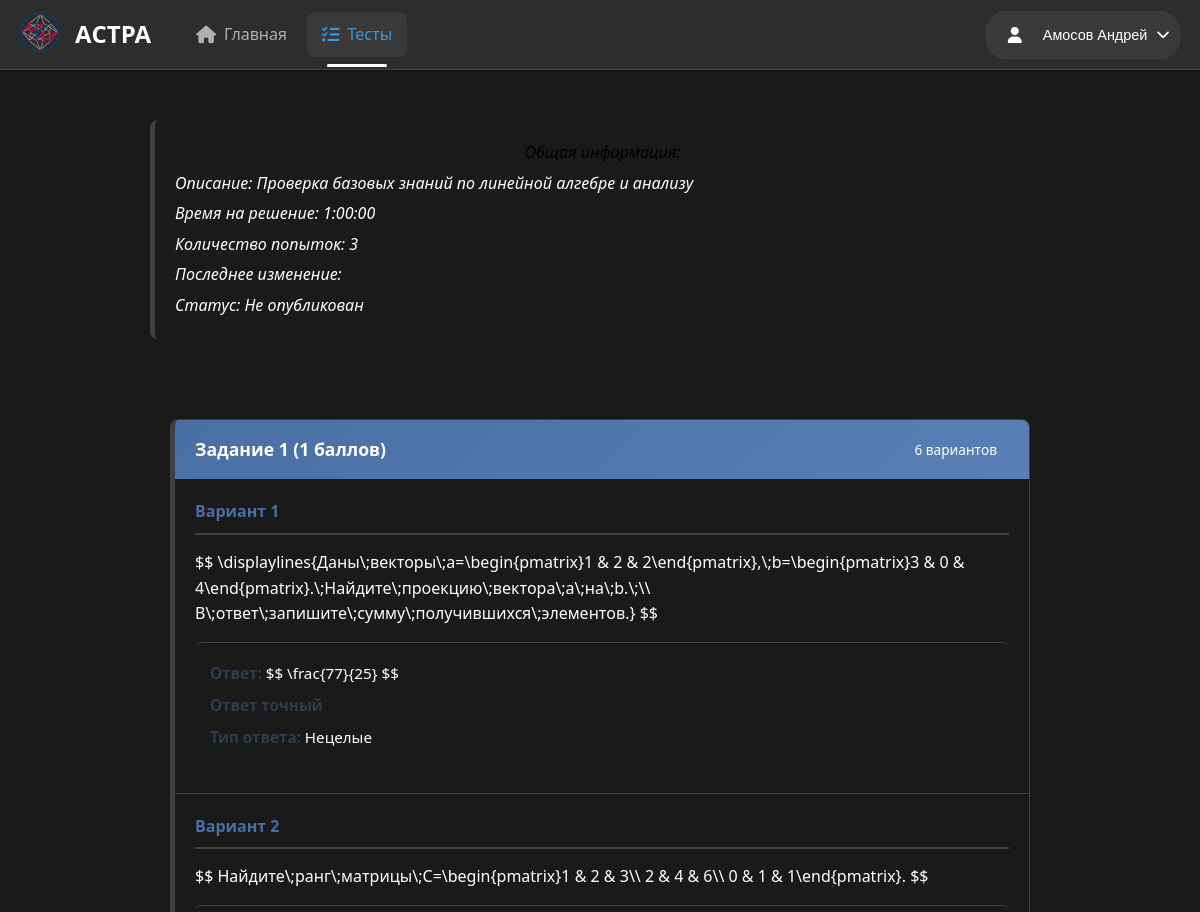
Page /TestsCreate/listTests/matematika-1-kurs-bazovyi-test/ (signed in, upper part) on the earlier database version.
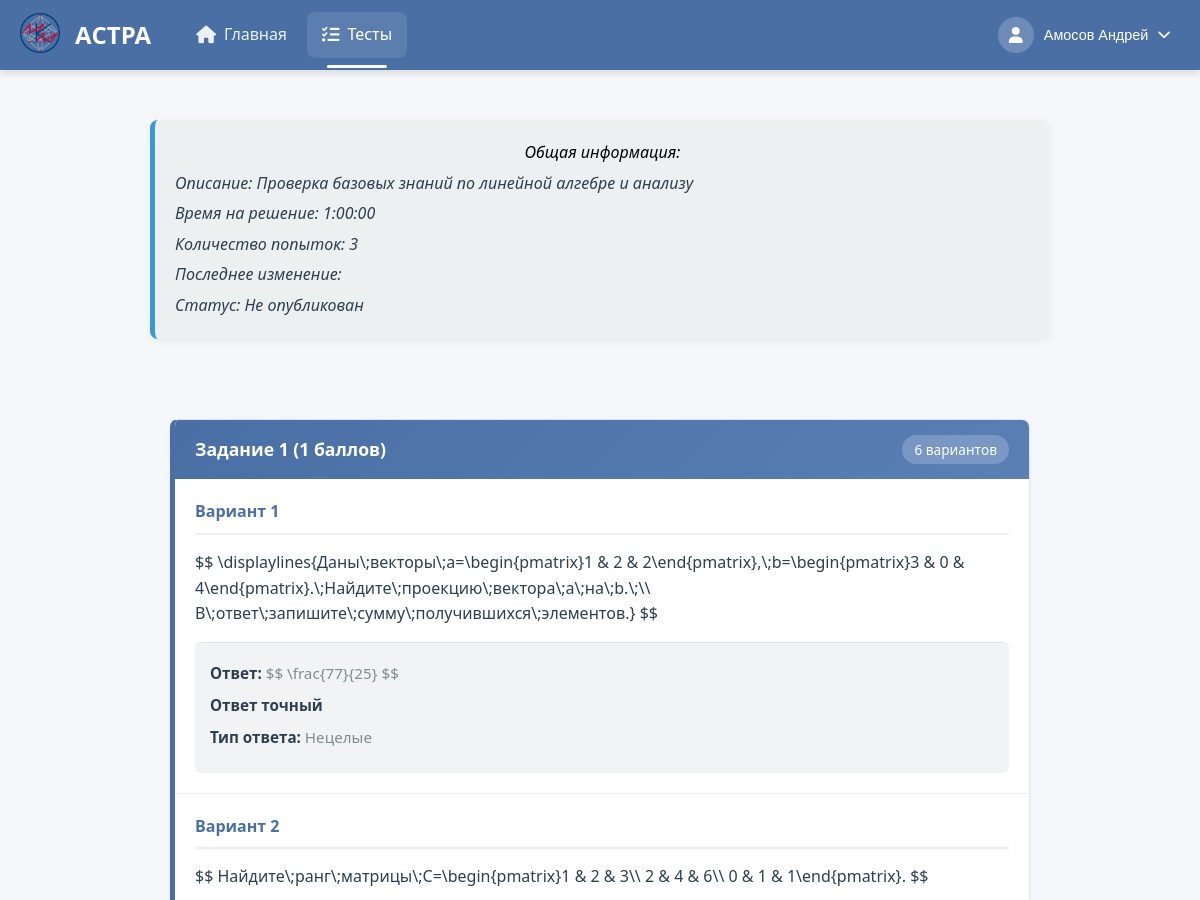
Same page on the later database version.
### create_tests/models.py (models this page shows, shortened)
class AboutTest(models.Model):
    RESULT_DISPLAY_CHOICES = [
        ('only_score', 'Только баллы'),
        ('show_correct', 'Показывать правильные ответы'),
    ]
    objects = None
    name_tests = models.CharField(max_length=255, blank=False)  # Название теста
    creator = models.ForeignKey(TeacherData, on_delete=models.PROTECT, null=True, blank=True,
                                related_name='created_tests')  # Создатель теста
    time_to_solution = models.DurationField(default=timedelta(hours=1, minutes=30))
    name_slug_tests = models.SlugField(max_length=255, unique=True, db_index=True, verbose_name="URL")  # Слаг имени
    num_of_attempts = models.IntegerField(blank=True, default=1)  # Количество попыток для решения
    type_of_result = models.IntegerField(blank=True, default=1)  # Тип возвращаемого результата
    description = models.CharField(max_length=150, default="", blank=True)
    is_published = models.IntegerField(default=0)
    is_done = models.IntegerField(default=1)
    is_draft = models.BooleanField(default=False)
    result_display_mode = models.CharField(max_length=20, choices=RESULT_DISPLAY_CHOICES, default='only_score')  # Режим отображения результатов
    subj = models.ForeignKey(Subjects,
                             on_delete=models.PROTECT,
                             default=1)
    expressions = models.ManyToManyField(AboutExpressions)
    task_groups = models.ManyToManyField(TaskGroup, blank=True)  # Новые группы заданий

class TypeAnswer(models.Model):
    TYPE_CHOICES = [
        (1, "Целые"),
        (2, "Нецелые"),
        (3, "Строки"),
        (4, "Матрицы"),
    ]
    type_code = models.IntegerField(choices=TYPE_CHOICES, unique=True)
    name = models.CharField(max_length=50)

class AboutExpressions(models.Model):
    number = models.IntegerField(max_length=20, default=0)
    block_expression_num = models.IntegerField(max_length=50, default=0)
    user_expression = models.CharField(max_length=100, blank=False)
    user_ans = models.CharField(max_length=150, blank=False)
    true_ans = models.CharField(max_length=15, default='1')
    points_for_solve = models.IntegerField(default=1, blank=False)
    user_eps = models.CharField(max_length=150, default="0", blank=True)
    user_type = models.ForeignKey(TypeAnswer, on_delete=models.SET_NULL, null=True)
    exist_select = models.BooleanField(default=False)

### create_tests/views.py (the view)
# urls.py: path('listTests/<slug:slug_name>/', views.some_test, name='some_test'),
@login_required
@role_required(['teacher', 'admin'])
def some_test(request, slug_name):
    test = get_object_or_404(AboutTest, name_slug_tests=slug_name)
    current_teacher = get_object_or_404(TeacherData, data_map=request.user)
    all_groups = StudentGroup.objects.all().select_related('institute')
    institutes = StudentInstitute.objects.all().prefetch_related('studentgroup_set')
    task_groups = test.task_groups.all()
    if task_groups.exists():
        task_groups_data = []
        for group in task_groups.order_by('number'):
            variants_data = []
            for variant in group.variants.all():
                norm_for_variant = TypeNormForTaskVariant.objects.filter(task_variant=variant).first()
                variants_data.append({
                    'id': variant.id,
                    'user_expression': variant.user_expression,
                    'user_ans': variant.user_ans,
                    'true_ans': variant.true_ans,
                    'user_eps': variant.user_eps,
                    'user_type': variant.user_type,
                    'exist_select': variant.exist_select,
                    'matrix_norm': norm_for_variant.matrix_norms if norm_for_variant else None,
                })
            task_groups_data.append({
                'id': group.id,
                'number': group.number,
                'points_for_solve': group.points_for_solve,
                'variants': variants_data
            })
        return render(request, 'create_tests/some_test.html', {
            'test': test,
            'task_groups_data': task_groups_data,
            'uses_new_system': True,
            'institutes': institutes,
            'all_groups': all_groups,
            'current_teacher': current_teacher
        })
    else:
        from collections import defaultdict
        expressions_by_block = defaultdict(list)
        for expr in test.expressions.all().order_by('block_expression_num', 'number'):
            block_num = expr.block_expression_num if hasattr(expr, 'block_expression_num') and expr.block_expression_num else 1
            expressions_by_block[block_num].append(expr)
        task_groups_data = []
        for block_num in sorted(expressions_by_block.keys()):
            expressions = expressions_by_block[block_num]
            if not expressions:
                continue
            variants_data = []
            for expr in expressions:
                norm_for_matrix = TypeNormForMatrix.objects.filter(num_expr=expr).first()
                variants_data.append({
                    'id': expr.id,
                    'user_expression': expr.user_expression,
                    'user_ans': expr.user_ans,
                    'true_ans': expr.true_ans,
                    'user_eps': expr.user_eps,
                    'user_type': expr.user_type,
                    'exist_select': expr.exist_select,
                    'matrix_norm': norm_for_matrix.matrix_norms if norm_for_matrix else None,
                })
            task_groups_data.append({
                'id': f'block_{block_num}',
                'number': block_num,
                'points_for_solve': expressions[0].points_for_solve,
                'variants': variants_data
            })
        return render(request, 'create_tests/some_test.html', {
            'test': test,
            'task_groups_data': task_groups_data,
            'uses_new_system': False,
            'institutes': institutes,
            'all_groups': all_groups,
            'current_teacher': current_teacher
        })

### users/context_processors.py (called while the page is built)
def user_role(request):
    if request.user.is_authenticated:
        return {'user_role': request.user.role}
    return {}

### users/models.py (called while the page is built)
    def get_full_name(self):
        if self.role == 'student' and hasattr(self, 'studentdata'):
            return f"{self.studentdata.last_name} {self.studentdata.first_name}"
        elif self.role == 'teacher' and hasattr(self, 'teacherdata'):
            return f"{self.teacherdata.last_name} {self.teacherdata.first_name}"
        return self.email

    def get_photo_url(self):
        if self.role == 'student' and hasattr(self, 'studentdata') and self.studentdata.photo:
            return self.studentdata.photo.url
        elif self.role == 'teacher' and hasattr(self, 'teacherdata') and self.teacherdata.photo:
            return self.teacherdata.photo.url
        return None

### create_tests/templates/create_tests/some_test.html (shortened to what this page needs)
{% extends 'create_tests/header.html' %}
{% load static %}
{% load test_extras %}
{% block extra_css %}
    <link rel="stylesheet" href="{% static '/css/some_test.css' %}">
    <link rel="stylesheet" href="{% static 'libs/mathlive/mathlive.css' %}">
{% endblock %}
{% block content %}
<div class="inf">
    <p style="text-align: center; color: black">Общая информация:
    </p>
    <p> Описание: {{ test.description }}</p>
    <p> Время на решение: {{ test.time_to_solution }}</p>
    <p> Количество попыток: {{test.num_of_attempts}} </p>
    <p> Последнее изменение: {{ test.time_last_change }}</p>
    <p>Статус:
        {% if ex.is_public == 1 %}
            Опубликован
        {% else %}
            Не опубликован
        {% endif %}
    </p>
</div>
<div class="main-content">
    {% if task_groups_data %}
        <div class="task-groups">
            {% for group in task_groups_data %}
            <div class="task-group">
                <div class="group-header">
                    <h3>Задание {{ group.number }} ({{ group.points_for_solve }} баллов)</h3>
                    {% if group.variants|length > 1 %}
                        <span class="variants-count">{{ group.variants|length }} вариантов</span>
                    {% endif %}
                </div>
                <div class="group-variants">
                    {% for variant in group.variants %}
                    <div class="variant-item">
                        {% if group.variants|length > 1 %}
                            <h4>Вариант {{ forloop.counter }}</h4>
                        {% endif %}
                        <div class="variant-content">
                            <p>$$ {{ variant.user_expression }} $$</p>
                            {% if variant.exist_select %}
                                <div class="sec-info">
                                    <p><strong>Тип ответа:</strong> {{ variant.user_type.name }}</p>
                                    <p><strong>Варианты ответов:</strong></p>
                                    {% with variant.user_ans|split:";" as options %}
                                    {% with variant.true_ans|split:";" as correct_flags %}
                                    <ul class="answer-options">
                                        {% for option in options %}
                                        <li class="{% if correct_flags|get_item:forloop.counter0 == '1' %}correct-option{% endif %}">
                                            $$ {{ option }} $$
                                            {% if correct_flags|get_item:forloop.counter0 == '1' %}
                                                <span class="correct-mark">✓</span>
                                            {% endif %}
                                        </li>
                                        {% endfor %}
                                    </ul>
                                    {% endwith %}
                                    {% endwith %}
                                </div>
                            {% else %}
                                <div class="sec-info">
                                    <p><strong>Ответ:</strong> $$ {{ variant.user_ans }} $$</p>
                                    <p>
                                        {% if variant.user_eps == '0' or variant.user_eps == '0.0' %}
                                            <strong>Ответ точный</strong>
                                        {% else %}
                                            <strong>Точность:</strong> {{ variant.user_eps }}
                                        {% endif %}
                                    </p>
                                    <p><strong>Тип ответа:</strong> {{ variant.user_type.name }}</p>
                                </div>
                            {% endif %}
                        </div>
                    </div>
                    {% endfor %}
                </div>
            </div>
            {% endfor %}
        </div>
    {% else %}
        <div class="no-tasks">
            <p>В этом тесте пока нет заданий.</p>
        </div>
    {% endif %}
</div>
{% endblock %}

### create_tests/templates/create_tests/header.html (shortened to what this page needs)
<!DOCTYPE html>
<html lang="ru">
<head>
    {% load static %}
    <link rel="stylesheet" href="{% static 'css/header.css' %}">
    <link rel="stylesheet" href="{% static 'css/dark-theme.css' %}">
    <link rel="stylesheet" href="{% static 'libs/fontawesome/css/all.min.css' %}">
    {% block extra_css %}{% endblock %}
</head>
<body data-theme="{{ user.theme|default:'light' }}" data-user-theme="{{ user.theme|default:'light' }}">
<header class="app-header">
    <div class="header-container">
        <div class="header-brand">
            <span class="logo-icon">
                <img src="{% static 'images/logo.png' %}" alt="" style="width: 40px; height: 40px;">
            </span>
            <h2><span class="logo-text">АСТРА</span></h2>
        </div>
        <nav class="main-nav">
            <ul class="nav-list">
                {% if user.role == 'teacher' %}
                    <li class="nav-item">
                        <a href="/personaInf/" class="nav-link {% if request.path == '/personaInf/' %}active{% endif %}">
                            <i class="fas fa-home"></i>
                            <span>Главная</span>
                        </a>
                    </li>
                    <li class="nav-item">
                        <a href="/TestsCreate/listTests/" class="nav-link {% if '/TestsCreate/listTests/' in request.path %}active{% endif %}">
                            <i class="fas fa-tasks"></i>
                            <span>Тесты</span>
                        </a>
                    </li>
                {% endif %}
            </ul>
        </nav>
        <div class="user-controls">
            <div class="profile-dropdown">
                <button class="profile-btn" id="profileBtn">
                    <div class="avatar">
                        {% if user.get_photo_url %}
                            <img src="{{ user.get_photo_url }}" alt="Фото профиля" style="width: 100%; height: 100%; border-radius: 50%; object-fit: cover;">
                        {% else %}
                            <i class="fas fa-user"></i>
                        {% endif %}
                    </div>
                    <span class="username">{{ user.get_full_name }}</span>
                    <i class="fas fa-chevron-down"></i>
                </button>
            </div>
        </div>
    </div>
</header>
<main class="app-main">
    {% block content %}{% endblock %}
</main>
</body>
</html>

Differences in the rows shown:
changed CustomUser "Амосов Андрей": theme "dark" → "light" (drawn)
